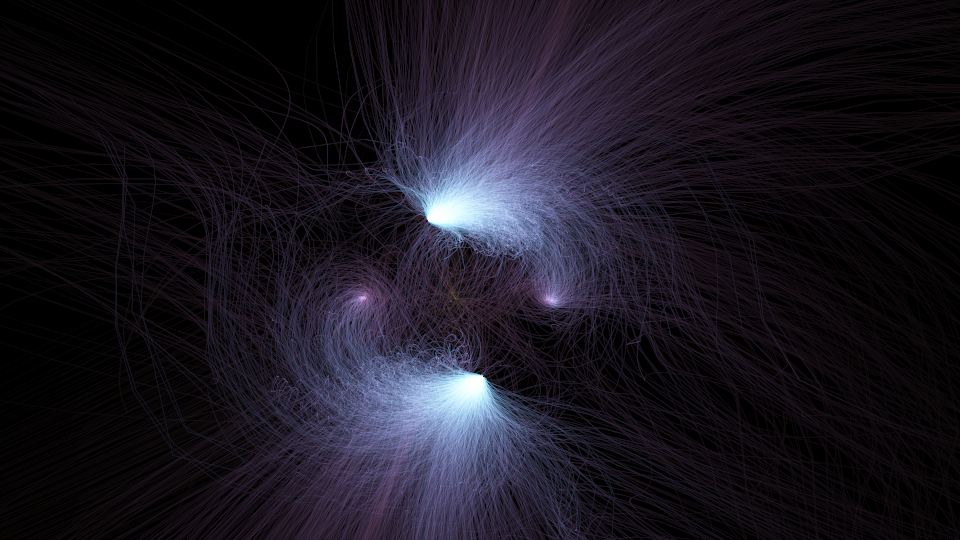

The script that saved this image:
"""The Nebula.

A showpiece: **one solve, every step**.  Where Homotopy Basins photographs *parameter* space --
many solves, one endpoint each -- the Nebula photographs *solution space in transit*.  Take a single
polynomial system with a lot of paths (cyclic-7: 5040 total-degree paths), track every one of them
from t=1 to t=0, keep **every accepted tracker step** along the way, project each C^n sample down to
a plane, and expose all of it onto one additive buffer.  Thousands of translucent trails pile up
into a gas cloud: bright knots where paths converge on solutions, filaments where bundles of paths
shear past the discriminant, voids where nothing travels.

It is a long exposure, and the exposure is literal:

    brightness  =  time spent

Each segment between two tracked samples carries the path-time ``|dt|`` the tracker spent crossing
it, spread evenly along the segment's footprint.  A path that crawls burns bright; a path that
races to infinity leaves a faint comet streak.  Brightness is *dwell*, spatially resolved -- and
because the energy of a segment is fixed regardless of how many samples the tracker chose to leave
on it, the picture is of the **path**, not of the stepper.  Nothing here is a synthetic texture:
every photon is real tracked data.

Channels (all honest)
---------------------
* **position**  -- a fixed complex-linear functional ``l(x) = sum a_k x_k``, plotted as
  ``(Re l, Im l)``.  Choosing ``l`` is this piece's composition knob (gamma was Basins').
* **brightness** -- dwell, as above.
* **colour**    -- temperature by ``log|t|``: cool where the path starts, white-hot in the endgame.
  Flow direction without arrows, and the knots at the solutions come out incandescent.
  (Note that colouring by ``arg l(x)`` would be *degenerate*: position already IS ``(Re l, Im l)``,
  so ``arg l`` is nothing but the screen polar angle -- a pinwheel carrying no information.)

Why the power-series endgame
----------------------------
The Cauchy endgame samples in *circles* around t=0, so ``|t|`` is deliberately multi-sheeted and
non-monotone, and a path's data can teleport back to the endgame boundary.  The power-series endgame
descends radially instead: measured over 5880 cyclic-5/6/7 paths, ``|t|`` is monotone on **every**
path and there are **zero** teleports.  The same lesson was learned the hard way by the Flight
Recorder showpiece (commit 0cbc7567).  It also keeps the piece cheap: under Cauchy, samples/path
explode superlinearly (259 -> 970 -> 11861 for n=5,6,7) and cyclic-7 becomes a ~29-hour render;
under power-series they stay flat (202 -> 462 -> 335) and cyclic-7 is **68 seconds**.

Determinism
-----------
There is a genuine random draw here (the total-degree start system and its gamma), unlike Basins
where every coefficient is exact.  So the seed IS the parameter: ``bertini.random.set_random_seed``
immediately before building, and ``num_threads = 1``.  Serial is not a compromise -- with a Python
observer attached, threading is ~7x *slower* (12 threads convoy on the GIL, one acquire per step).

Regenerated through ``tools/refresh_doc_artifacts.py`` (see that tool).  This is a raster showpiece:
PNG only (the image IS an accumulation buffer; there is no meaningful vector form), so it is exempt
from the tutorial figures' png+svg rule.  It is NOT a doctest -- the docs page embeds the
pre-rendered image.

Run standalone:  python nebula.py
"""

import argparse
import datetime
import os
import time

import numpy as np

import bertini
import bertini.nag_algorithm
from bertini import ZeroDimSolver, SolutionPathCollector

_OUT = os.path.dirname(os.path.abspath(__file__))

# supersampling: expose at SS x the output size, box-downsample for silky filaments
_SS = 2

# a segment whose |t| RATIO to the previous sample exceeds this is a teleport, not a step.
# Power-series never produces one (measured: 0 in 5880 paths), but the Cauchy endgame does -- a jump
# back to the endgame boundary is ~512x, while a legitimate Cauchy chord dips only ~1.95x.  |dt|
# alone CANNOT discriminate: a teleport's |dt| is ~0.0998, inside the max_step_size=0.1 cap.
_TELEPORT_RATIO = 3.0

# subsample spacing along a segment, in pixels, when rasterising the polyline
_STEP_PX = 0.5


# --- the subjects ---------------------------------------------------------------------------------

def cyclic_system(n):
    """The cyclic-n system: n! total-degree paths (cyclic-7 -> 5040).  Highly symmetric."""
    x = [bertini.Variable('x' + str(i)) for i in range(n)]
    y = list(x) + list(x)
    sys_ = bertini.System()
    sys_.add_variable_group(bertini.VariableGroup(x))
    for ii in range(n - 1):
        sys_.add_function(np.sum([np.prod(y[jj:jj + ii + 1]) for jj in range(n)]))
    sys_.add_function(np.prod(x) - 1)
    return sys_


def noon_system(n):
    """Noonburg's neural network: x_i (1 + sum_{j != i} x_j^2) - 1.  3^n paths, not symmetric."""
    x = [bertini.Variable('x' + str(i)) for i in range(n)]
    sys_ = bertini.System()
    sys_.add_variable_group(bertini.VariableGroup(x))
    for i in range(n):
        sys_.add_function(x[i] * (1 + np.sum([x[j]**2 for j in range(n) if j != i])) - 1)
    return sys_


def katsura_system(n):
    """The Katsura-n system: 2^n paths.  A classic, and not symmetric."""
    x = [bertini.Variable('x' + str(i)) for i in range(n + 1)]

    def u(k):
        return x[abs(k)] if abs(k) <= n else None

    sys_ = bertini.System()
    sys_.add_variable_group(bertini.VariableGroup(x))
    for i in range(n):
        terms = [u(j) * u(i - j) for j in range(-n, n + 1)
                 if u(j) is not None and u(i - j) is not None]
        sys_.add_function(np.sum(terms) - u(i))
    sys_.add_function(np.sum([u(j) for j in range(-n, n + 1) if u(j) is not None]) - 1)
    return sys_


def kuramoto_system(n, seed=0):
    """Equilibria of the Kuramoto model: ``n`` coupled oscillators, ``4**(n-1)`` paths.

    The Kuramoto model is how a crowd of oscillators with different natural frequencies pulls
    itself into synchrony -- fireflies flashing together, a power grid locking to 50 Hz.  Its
    equilibria satisfy

        omega_i  -  (K/n) * sum_j sin(theta_i - theta_j)  =  0 ,

    which is not polynomial until you set ``s_i = sin theta_i``, ``c_i = cos theta_i`` and carry
    ``s_i^2 + c_i^2 = 1`` along; then ``sin(theta_i - theta_j) = s_i c_j - c_i s_j`` and the whole
    thing is a square polynomial system.  That algebraization is exactly how the model's equilibria
    have been *counted* by homotopy continuation, so this is a system Bertini is genuinely for.

    Two constraints the mathematics imposes, both load-bearing:

    * **Gauge.** Rotating every phase by the same angle maps equilibria to equilibria, so the
      solution set is positive-dimensional (curves, not points) and a zero-dim solve would be
      meaningless.  Pin the last oscillator at ``theta = 0`` (``s = 0``, ``c = 1``) to quotient the
      symmetry out.
    * **Frequencies must sum to zero**, or no equilibrium exists at all: summing the equations
      kills the coupling term (it is antisymmetric in i, j) and leaves ``sum omega_i = 0``.  So the
      last frequency is *derived*, never drawn.

    The frequencies are exact rationals from a seeded RNG -- generic enough to break every symmetry
    of the system, and exact per the library's coercion doctrine.
    """
    from fractions import Fraction
    rng = np.random.default_rng(seed)
    omega = [Fraction(int(rng.integers(-9, 10)), 10) for _ in range(n - 1)]
    omega.append(-sum(omega))                    # sum omega_i = 0, or there is no equilibrium

    s = [bertini.Variable('s' + str(i)) for i in range(n - 1)]
    c = [bertini.Variable('c' + str(i)) for i in range(n - 1)]
    s_all = list(s) + [0]                        # the gauge: theta_{n-1} = 0
    c_all = list(c) + [1]

    sys_ = bertini.System()
    sys_.add_variable_group(bertini.VariableGroup(s + c))
    coupling = bertini.coefficient(Fraction(1, n))          # K = 1
    for i in range(n - 1):
        interaction = None
        for j in range(n):
            term = s_all[i] * c_all[j] - c_all[i] * s_all[j]
            interaction = term if interaction is None else interaction + term
        sys_.add_function(bertini.coefficient(omega[i]) - coupling * interaction)
    for i in range(n - 1):
        sys_.add_function(s[i]**2 + c[i]**2 - 1)
    return sys_


def stewart_gough_system(seed=0):
    """Forward kinematics of a Stewart-Gough platform: 8192 paths, the classic 40 poses.

    This is the problem numerical algebraic geometry grew up on -- Bertini's own authors wrote the
    book on polynomial systems arising in kinematics.  A Stewart-Gough platform is a rigid plate
    held over a base by six legs of adjustable length (flight simulators, machine tools, telescope
    mounts).  *Inverse* kinematics is trivial: pick a pose, measure the legs.  **Forward**
    kinematics is the hard one -- given the six leg lengths, where is the platform?  The famous
    answer is that a general platform admits **40** poses for the same six lengths, and that count
    was settled by homotopy continuation.

    Unknowns: a unit quaternion ``q`` for the orientation and a translation ``t``, so seven of them.
    Equations: each leg pins a distance, ``|R(q) a_i + t - b_i|^2 = L_i^2``, plus ``|q|^2 = 1``.
    ``R(q)`` is quadratic in ``q``, so each leg equation has total degree 4 and the total-degree
    homotopy tracks ``4**6 * 2 = 8192`` paths for 40 answers -- a ratio that is itself the reason
    the field invented better start systems.

    The leg lengths are not invented: a pose is *chosen* and the lengths are computed from it
    exactly, so the system is guaranteed to have that pose among its solutions.  The chosen
    quaternion is an exact unit quaternion ``(1, 2, 2, 4)/5`` -- a Pythagorean quadruple, since an
    exact rational point on the unit sphere cannot be had by rounding.
    """
    from fractions import Fraction
    rng = np.random.default_rng(seed)

    def frac():
        return Fraction(int(rng.integers(-9, 10)), 5)

    a = [[frac() for _ in range(3)] for _ in range(6)]      # platform joints, in the moving frame
    b = [[frac() for _ in range(3)] for _ in range(6)]      # base joints, in the fixed frame

    # the pose we will hide in the answer: an EXACT unit quaternion (1,2,2,4)/5, |q|^2 = 25/25 = 1
    q_star = [Fraction(1, 5), Fraction(2, 5), Fraction(2, 5), Fraction(4, 5)]
    t_star = [frac() for _ in range(3)]

    def rot(q):
        """R(q) for a UNIT quaternion q, entries quadratic in q.  Works on Fractions or on nodes."""
        w, i, j, k = q
        return [[w*w + i*i - j*j - k*k, 2*(i*j - w*k), 2*(i*k + w*j)],
                [2*(i*j + w*k), w*w - i*i + j*j - k*k, 2*(j*k - w*i)],
                [2*(i*k - w*j), 2*(j*k + w*i), w*w - i*i - j*j + k*k]]

    # the leg lengths, computed EXACTLY from the chosen pose -- so it is genuinely a solution
    R_star = rot(q_star)
    leg_sq = []
    for ai, bi in zip(a, b):
        d = [sum(R_star[r][c] * ai[c] for c in range(3)) + t_star[r] - bi[r] for r in range(3)]
        leg_sq.append(sum(x * x for x in d))

    qv = [bertini.Variable(n) for n in ('q0', 'q1', 'q2', 'q3')]
    tv = [bertini.Variable(n) for n in ('t0', 't1', 't2')]
    sys_ = bertini.System()
    sys_.add_variable_group(bertini.VariableGroup(qv + tv))

    R = rot(qv)
    for ai, bi, Lsq in zip(a, b, leg_sq):
        f = None
        for r in range(3):
            d = R[r][0] * bertini.coefficient(ai[0]) \
                + R[r][1] * bertini.coefficient(ai[1]) \
                + R[r][2] * bertini.coefficient(ai[2]) \
                + tv[r] - bertini.coefficient(bi[r])
            f = d * d if f is None else f + d * d
        sys_.add_function(f - bertini.coefficient(Lsq))
    sys_.add_function(qv[0]**2 + qv[1]**2 + qv[2]**2 + qv[3]**2 - 1)
    return sys_


def mass_action_system(species, reactions, conserved, seed=0):
    """Steady states of a chemical reaction network under mass-action kinetics.

    The polynomials are *derived*, not transcribed: mass action is a fixed rule, so a network
    determines its own system.  For each reaction ``sum_i a_i X_i -> sum_i b_i X_i`` with rate
    constant ``k``, the flux is ``k * prod_i x_i**a_i``, and each species accumulates
    ``dx_i/dt = sum_reactions (b_i - a_i) * flux``.  Steady state sets every ``dx_i/dt = 0``.

    Those equations are never independent: a reaction network conserves things (total enzyme, total
    substrate), so the stoichiometric matrix is rank-deficient and the naive system is singular --
    a positive-dimensional solution set, useless to a zero-dim solver.  For each conservation law
    one ODE must be *replaced* by the corresponding linear conservation equation.  That is what
    ``conserved`` does, and it is what makes the system square and zero-dimensional.

    Parameters
    ----------
    species : list of str
        Species names, in order; they become the variables.
    reactions : list of (dict, dict)
        Each reaction as ``(reactants, products)``, mapping species name -> stoichiometry.  Rate
        constants are drawn as exact rationals from ``seed``.
    conserved : list of (list of str, str)
        Each conservation law as ``(species in the sum, the species whose ODE it replaces)``.  The
        conserved total is drawn as an exact rational.
    seed : int
        Seeds the rate constants and conserved totals.  Exact rationals throughout, per the
        library's coercion doctrine.
    """
    from fractions import Fraction
    rng = np.random.default_rng(seed)
    x = {s: bertini.Variable(s) for s in species}

    def rational():
        return bertini.coefficient(Fraction(int(rng.integers(1, 10)), 10))

    # flux of each reaction: k * prod reactant^stoichiometry
    fluxes = []
    for reactants, _ in reactions:
        flux = rational()
        for s, a in reactants.items():
            for _ in range(a):
                flux = flux * x[s]
        fluxes.append(flux)

    # dx_i/dt = sum_j (b_ij - a_ij) * flux_j
    ode = {s: None for s in species}
    for (reactants, products), flux in zip(reactions, fluxes):
        for s in set(reactants) | set(products):
            net = products.get(s, 0) - reactants.get(s, 0)
            if net == 0:
                continue
            term = net * flux
            ode[s] = term if ode[s] is None else ode[s] + term

    replaced = {victim for _, victim in conserved}
    sys_ = bertini.System()
    sys_.add_variable_group(bertini.VariableGroup([x[s] for s in species]))
    for s in species:
        if s not in replaced and ode[s] is not None:
            sys_.add_function(ode[s])
    for members, _ in conserved:
        total = None
        for s in members:
            total = x[s] if total is None else total + x[s]
        sys_.add_function(total - rational())
    return sys_


def phosphorylation_network(n, seed=0):
    """The n-site distributive sequential phosphorylation network: ``2**(3n)`` paths.

    The workhorse of chemical reaction network theory, and the standard example of
    *multistationarity* -- a cell switch.  A kinase E walks a substrate up the ladder
    ``S_0 -> S_1 -> ... -> S_n`` one phosphate at a time, a phosphatase F walks it back down, and
    each step goes through an enzyme-substrate complex::

        S_i + E <-> ES_i -> S_{i+1} + E        (i = 0 .. n-1)
        S_i + F <-> FS_i -> S_{i-1} + F        (i = 1 .. n)

    Three things are conserved -- total kinase, total phosphatase, total substrate -- so three of
    the ODEs are redundant and are replaced by those conservation laws (see
    :func:`mass_action_system`).  n=3 gives 512 paths, n=4 gives 4096.
    """
    S = ['S{}'.format(i) for i in range(n + 1)]
    ES = ['ES{}'.format(i) for i in range(n)]
    FS = ['FS{}'.format(i + 1) for i in range(n)]
    species = S + ['E', 'F'] + ES + FS

    reactions = []
    for i in range(n):                                  # kinase: S_i + E <-> ES_i -> S_{i+1} + E
        reactions.append(({S[i]: 1, 'E': 1}, {ES[i]: 1}))
        reactions.append(({ES[i]: 1}, {S[i]: 1, 'E': 1}))
        reactions.append(({ES[i]: 1}, {S[i + 1]: 1, 'E': 1}))
    for i in range(1, n + 1):                           # phosphatase: S_i + F <-> FS_i -> S_{i-1} + F
        reactions.append(({S[i]: 1, 'F': 1}, {FS[i - 1]: 1}))
        reactions.append(({FS[i - 1]: 1}, {S[i]: 1, 'F': 1}))
        reactions.append(({FS[i - 1]: 1}, {S[i - 1]: 1, 'F': 1}))

    conserved = [(['E'] + ES, 'E'),                     # total kinase, free + bound
                 (['F'] + FS, 'F'),                     # total phosphatase
                 (S + ES + FS, S[0])]                   # total substrate, in every form
    return mass_action_system(species, reactions, conserved, seed=seed)


def dense_system(num_vars, degree, seed=0):
    """A random dense system: ``degree**num_vars`` paths, no structure and no symmetry at all.

    The note's own suggestion for the true nebula -- a system with nothing special about it.  Every
    coefficient is an EXACT rational drawn from a seeded RNG, per the library's coercion doctrine,
    so the system is reproducible and no float ever reaches the function tree.
    """
    from fractions import Fraction
    rng = np.random.default_rng(seed)
    x = [bertini.Variable('x' + str(i)) for i in range(num_vars)]
    sys_ = bertini.System()
    sys_.add_variable_group(bertini.VariableGroup(x))

    def monomials(d):
        """Every exponent tuple of total degree <= d."""
        out = [()]
        for _ in range(num_vars):
            out = [e + (k,) for e in out for k in range(d + 1) if sum(e) + k <= d]
        return out

    monos = monomials(degree)
    for _ in range(num_vars):
        f = None
        for e in monos:
            if sum(e) > degree:
                continue
            c = bertini.coefficient(Fraction(int(rng.integers(-9, 10)), 10)) \
                + bertini.I * bertini.coefficient(Fraction(int(rng.integers(-9, 10)), 10))
            term = c
            for xi, k in zip(x, e):
                if k:
                    term = term * xi**k
            f = term if f is None else f + term
        sys_.add_function(f)
    return sys_


_SYSTEMS = {
    'cyclic5': (lambda: cyclic_system(5), 'cyclic-5', 120),
    'cyclic6': (lambda: cyclic_system(6), 'cyclic-6', 720),
    'cyclic7': (lambda: cyclic_system(7), 'cyclic-7', 5040),
    'noon6': (lambda: noon_system(6), 'noonburg-6', 729),
    'katsura8': (lambda: katsura_system(8), 'katsura-8', 256),
    'kuramoto5': (lambda: kuramoto_system(5), 'Kuramoto, 5 oscillators', 256),
    'kuramoto6': (lambda: kuramoto_system(6), 'Kuramoto, 6 oscillators', 1024),
    'kuramoto7': (lambda: kuramoto_system(7), 'Kuramoto, 7 oscillators', 4096),
    'phos3': (lambda: phosphorylation_network(3), '3-site phosphorylation', 512),
    'phos4': (lambda: phosphorylation_network(4), '4-site phosphorylation', 4096),
    'stewart': (lambda: stewart_gough_system(), 'Stewart-Gough platform', 8192),
    'dense2': (lambda: dense_system(2, 24), 'dense random 2-var deg-24', 576),
    'dense3': (lambda: dense_system(3, 9), 'dense random 3-var deg-9', 729),
}


# --- the engine: one solve, every step ------------------------------------------------------------

class _Camera(SolutionPathCollector):
    """Streaming meta-observer: compact each finished path to numpy, then drop it.

    ``SolutionPathCollector`` spins up a ``PathDataCollector`` per path on ``PathStarted`` and
    harvests it on ``PathComplete`` -- capturing EVERY path the solver starts, whatever its
    outcome.  Left alone it holds all of them to the end; cyclic-7's 1.7M samples as Python lists
    of boxed complexes would be gigabytes.  So subclass it (the attach/detach dance and its
    re-entrancy rules are subtle and already correct) and drain ``series`` as it fills: memory
    stays O(one path).

    The splat deliberately does NOT happen here.  Observers re-acquire the GIL on every event, so
    any real work in ``Observe`` serialises; compacting is cheap, rendering is not.
    """

    def __init__(self):
        super().__init__()
        self.points = []        # list of (n_k, n_vars+1) complex64, homogeneous
        self.times = []         # list of (n_k,) complex128

    def Observe(self, event):
        super().Observe(event)                 # the base does all the tracker attach/detach work
        while self.series:
            c = self.series.pop()
            self.points.append(c.points().astype(np.complex64))
            self.times.append(c.times())


def track(system_name, seed=2, max_step_size=None, mptype='double', endgame='powerseries'):
    """Solve once and keep every accepted step of every path.

    Parameters
    ----------
    system_name : str
        A key of :data:`_SYSTEMS`.
    seed : int
        The random seed.  This is the piece's only entropy: the total-degree start system and its
        gamma are drawn from it.  Set immediately before building -- a previous solve advances the
        RNG state and would change the picture.
    max_step_size : str or None
        Cap on the tracker's step size, as an EXACT rational -- pass a string ("0.005"), never a
        float.  Smaller caps sample the same path more finely (the mathematics is unchanged, and
        the dwell weighting is invariant to sampling density); ``None`` keeps the default 0.1.
    mptype : str
        ``'double'`` (fast, for prototyping) or ``'adaptive'``.
    endgame : str
        ``'powerseries'`` -- see the module docstring on why not Cauchy.

    Returns
    -------
    dict
        The cache: ``points`` (n_samples, n_vars+1) complex64 homogeneous coordinates, ``times``
        (n_samples,) complex128, ``path_id`` (n_samples,) int32, plus provenance.
    """
    build, label, _ = _SYSTEMS[system_name]
    bertini.random.set_random_seed(seed)
    bertini.recording(False)                   # millions of throwaway samples: do not archive them
    solver = ZeroDimSolver(build(), mptype=mptype, endgame=endgame)
    cfg = solver.get_config(bertini.nag_algorithm.ZeroDimConfig)
    cfg.num_threads = 1                        # serial: deterministic, and faster than threading here
    solver.set_config(cfg)
    if max_step_size is not None:
        solver.get_tracker().configure(stepping={'max_step_size': max_step_size})

    cam = _Camera()
    solver.add_observer(cam)
    t0 = time.perf_counter()
    solver.solve()
    dt = time.perf_counter() - t0

    path_id = np.concatenate([np.full(len(t), i, dtype=np.int32)
                              for i, t in enumerate(cam.times)])
    cache = dict(points=np.concatenate(cam.points), times=np.concatenate(cam.times),
                 path_id=path_id, system=system_name, label=label, seed=seed,
                 mptype=mptype, endgame=endgame,
                 max_step_size=str(max_step_size), n_paths=len(cam.times),
                 n_solutions=len(solver.finite_solutions()), seconds=dt)
    print(f'  tracked {cache["n_paths"]} paths, {len(path_id):,} samples, '
          f'{cache["n_solutions"]} finite solutions, {dt:.1f}s')
    return cache


def save_cache(cache, path):
    """Write a tracked cache to an .npz.  Tracking is the expensive part; rendering is not."""
    np.savez_compressed(path, **cache)
    print('  cached', path)


def load_cache(path):
    """Read a cache written by :func:`save_cache`."""
    z = np.load(path, allow_pickle=False)
    return {k: (z[k] if z[k].ndim else z[k].item()) for k in z.files}


# --- projection: C^n -> the plane -----------------------------------------------------------------
#
# These coefficients are applied POST-HOC, to tracked data, at render time.  They are part of the
# camera, not of the homotopy -- so unlike every other showpiece's constants they need not be exact
# values.  No node ever sees them.

def ell_dft(n, j):
    """The j-th cyclic character, ``a_k = exp(2 pi i j k / n)``.

    For cyclic-n this is an eigenvector of the cyclic shift, so the *solution set* maps to itself
    under rotation by 2 pi / n.  The paths are not symmetric though -- the start system and gamma
    break it -- so expect a near-mandala rather than an exact one.
    """
    return np.exp(2j * np.pi * j * np.arange(n) / n)


def ell_random(n, seed=0):
    """Generic unit coefficients: a projection that respects no symmetry of the system."""
    rng = np.random.default_rng(seed)
    return np.exp(2j * np.pi * rng.random(n))


def ell_order(nvars):
    """The Kuramoto **order parameter**, ``r e^{i psi} = (1/N) sum_j e^{i theta_j}``.

    The one projection in this file that is not a choice.  In the ``(s, c)`` coordinates
    ``e^{i theta_j} = c_j + i s_j``, so the order parameter -- the physical measure of how
    synchronised the oscillators are, ``r = 1`` locked and ``r = 0`` incoherent -- is *exactly a
    complex-linear functional of the variables*.  Projecting along it means the frame IS
    synchronisation space, and every trail is a path's journey toward (or away from) sync.

    The pinned oscillator contributes a constant ``1/N``, which merely translates the picture; the
    window's centre absorbs it.
    """
    n_osc = nvars // 2 + 1                       # nvars = 2 * (n_osc - 1) after the gauge
    a = np.zeros(nvars, dtype=complex)
    a[:n_osc - 1] = 1j / n_osc                   # the s_j
    a[n_osc - 1:] = 1.0 / n_osc                  # the c_j
    return a


_PROJECTIONS = {
    'order': ell_order,
    'dft1': lambda n: ell_dft(n, 1),
    'dft2': lambda n: ell_dft(n, 2),
    'dft3': lambda n: ell_dft(n, 3),
    'coord0': lambda n: np.eye(n, dtype=complex)[0],
    'random0': lambda n: ell_random(n, 0),
    'random1': lambda n: ell_random(n, 1),
}


def project(cache, ell):
    """Dehomogenize and apply ``l(x)``.  Returns the complex screen coordinate per sample.

    The solver homogenizes and patches, so the cached points carry a homogenizing coordinate in
    column 0 and are *bounded*; dividing it out here is what lets divergers fly off frame instead
    of overflowing the cache.  Paths that reach infinity drive that coordinate to zero, which
    yields inf/nan -- masked at splat time, not patched over.
    """
    pts = cache['points']
    with np.errstate(divide='ignore', invalid='ignore'):
        aff = pts[:, 1:] / pts[:, 0][:, None]
    return aff @ ell


# --- the exposure ---------------------------------------------------------------------------------

def _segment_energy(cache):
    """Per-segment path-time ``|dt|``, and a mask of which segments are real.

    A segment joins samples k and k+1 of the SAME path.  Rejected: cross-path joins, zero-energy
    steps, and teleports -- a solver reuses one tracker for the main track and the endgame
    sub-tracks, so a path's data is a concatenation and can jump.  Power-series never jumps
    (measured), but guard anyway; the guard is free and the failure is spectacular (a full-frame
    streak carrying the largest energy in the image).
    """
    t = cache['times']
    pid = cache['path_id']
    at = np.abs(t)
    energy = np.abs(np.diff(t))
    same = pid[1:] == pid[:-1]
    not_teleport = at[1:] <= _TELEPORT_RATIO * np.maximum(at[:-1], 1e-300)
    return energy, same & not_teleport & (energy > 0)


_RAMP = np.array([[1.00, 1.00, 0.95],                     # white-hot: arriving at the solution
                  [1.00, 0.62, 0.20],                     # orange
                  [0.85, 0.25, 0.75],                     # violet
                  [0.35, 0.35, 1.00],                     # blue
                  [0.13, 0.60, 1.00]])                    # cool: t = 1, the start system


# log10|t| stops for the ramp above.  These are FIXED, not fitted to the data, and that is
# deliberate -- it is the one tuning decision this piece really has, and it was made by looking.
#
# Measured on cyclic-7: 95% of the *energy* lies in log|t| in [-1.9, 0] (the endgame carries 24% of
# the samples but only 8.4% of the dwell).  The tempting move is to spread the five stops across
# that bulk so the whole ramp gets used.  Do not: it makes the picture WORSE.  Additive blending
# sums the hues that overlap in a pixel, so spreading the bulk across white/orange/violet/blue
# blends thousands of crossing trails into beige mud.  Coherence beats coverage.  Keep the bulk of
# the dwell inside ONE cool family (here [-1.5, 0] -> violet..cyan, so the main track is coloured
# but never muddy) and spend the warm end on the endgame alone, which is spatially concentrated at
# the solutions and so stays vivid instead of averaging out.
_TEMP_STOPS = np.array([-5.0, -3.0, -1.5, -0.7, 0.0])


def _temperature(logt, stops=_TEMP_STOPS):
    """Colour by ``log|t|``: cool where paths start, white-hot in the endgame.

    Coherent under additive blending -- thousands of *hues* would sum to grey, but a temperature
    ramp sums to a hotter temperature, which is what a long exposure of converging paths should do.
    Below the first stop (the deep endgame) everything clips to white-hot, which is where the knots
    at the solutions come from.
    """
    x = np.clip(logt, stops[0], stops[-1])
    return np.stack([np.interp(x, stops, _RAMP[:, k]) for k in range(3)], axis=-1)


def _phase_hue(cache, ok, ell2, value=1.0):
    """Hue from ``arg l2(x)`` for a SECOND, independent projection ``l2``.

    Not ``arg l(x)``: position already IS ``(Re l, Im l)``, so ``arg l`` is nothing but the screen
    polar angle -- a pinwheel that carries no information at all.  An independent ``l2`` is a
    genuinely different direction in C^n, invisible in the projection, and it varies smoothly along
    a path, so trails come out as coherent bands of colour rather than noise.
    """
    import matplotlib.colors as mcolors
    z2 = project(cache, ell2)[:-1][ok]
    hue = (np.angle(z2) / (2 * np.pi)) % 1.0
    hsv = np.stack([hue, np.full_like(hue, 0.85), np.full_like(hue, value)], axis=-1)
    return mcolors.hsv_to_rgb(hsv)


def _clip_to_frame(u0, v0, u1, v1, w, h):
    """Liang-Barsky: clip each segment to the frame, returning the surviving [s0, s1] fractions.

    Essential, not cosmetic: a diverger's segment can be a million pixels long, and subdividing it
    before clipping would allocate millions of subsamples for a line that crosses a few. Energy is
    uniform per unit length, so a clipped segment keeps energy * (s1 - s0) -- the photons that left
    the frame are simply lost, as in any camera.
    """
    du, dv = u1 - u0, v1 - v0
    s0 = np.zeros_like(u0)
    s1 = np.ones_like(u0)
    for p, q in ((-du, u0 - 0), (du, w - u0), (-dv, v0 - 0), (dv, h - v0)):
        with np.errstate(divide='ignore', invalid='ignore'):
            r = np.where(p != 0, q / p, np.inf)
        enter = (p < 0)
        s0 = np.where(enter, np.maximum(s0, r), s0)
        s1 = np.where(p > 0, np.minimum(s1, r), s1)
        # p == 0 and q < 0: the segment is parallel to and outside this edge
        s1 = np.where((p == 0) & (q < 0), -1.0, s1)
    return s0, s1


def _deposit(buf, uu, vv, weight, rgb):
    """Bilinear (anti-aliased) point splat of weighted photons into an (h, w, 3) buffer."""
    h, w = buf.shape[:2]
    x, y = uu - 0.5, vv - 0.5
    x0 = np.floor(x).astype(np.int64)
    y0 = np.floor(y).astype(np.int64)
    fx, fy = x - x0, y - y0
    for dx in (0, 1):
        for dy in (0, 1):
            xi, yi = x0 + dx, y0 + dy
            a = weight * (fx if dx else 1 - fx) * (fy if dy else 1 - fy)
            ok = (xi >= 0) & (xi < w) & (yi >= 0) & (yi < h) & (a > 0) & np.isfinite(a)
            if not ok.any():
                continue
            flat = yi[ok] * w + xi[ok]
            for ch in range(3):
                buf[..., ch] += np.bincount(flat, weights=a[ok] * rgb[ok, ch],
                                            minlength=h * w).reshape(h, w)


def _splat_segments(buf, u0, v0, du, dv, energy, rgb):
    """Subdivide each segment along its footprint and deposit its energy.

    ``m = max(1, ceil(L / step))`` subsamples each carry ``E/m``, so the sum is exactly ``E`` for
    any length -- long segments spread to ``E/L`` per pixel (dwell per unit length = 1/speed),
    sub-pixel segments dump all of ``E`` into one pixel with no ``1/L -> inf`` singularity.
    """
    L = np.hypot(du, dv)
    m = np.maximum(1, np.ceil(L / _STEP_PX)).astype(np.int64)
    seg = np.repeat(np.arange(len(m)), m)                       # which segment each subsample is on
    off = np.arange(int(m.sum())) - np.repeat(np.cumsum(m) - m, m)
    f = (off + 0.5) / m[seg]
    _deposit(buf, u0[seg] + du[seg] * f, v0[seg] + dv[seg] * f,
             energy[seg] / m[seg], rgb[seg])


def expose(cache, ell, center, halfwidth, w, h, color='temperature', ell2=None):
    """The long exposure: splat every tracked segment into an (h, w, 3) float buffer.

    Each segment deposits its path-time energy ``E = |dt|``, spread evenly over
    ``m = max(1, ceil(L / step))`` subsamples along its rasterised footprint.  The sum over the
    subsamples is exactly ``E`` for any length, so:

    * long segments  -> ``E/L`` per pixel = dwell per unit length = 1/speed.  A literal long
      exposure of a moving particle.
    * sub-pixel segments (the endgame) -> ``m = 1``, all of ``E`` in one pixel.  No ``1/L -> inf``
      singularity: the pixel is the sensor, and motion below it is not resolvable.

    Subdividing is line rasterisation -- the geometry we already asserted by drawing a polyline
    through the samples, exactly as the Loom draws ribbons between its samples.  It invents no
    tracked data.  The energy is conserved regardless, which is what ``--selftest`` checks.
    """
    z = project(cache, ell)
    energy, ok = _segment_energy(cache)

    halfheight = halfwidth * h / w
    u = (z.real - (center[0] - halfwidth)) / (2 * halfwidth) * w
    v = (z.imag - (center[1] - halfheight)) / (2 * halfheight) * h

    u0, u1 = u[:-1], u[1:]
    v0, v1 = v[:-1], v[1:]
    ok = ok & np.isfinite(u0) & np.isfinite(u1) & np.isfinite(v0) & np.isfinite(v1)

    s0, s1 = _clip_to_frame(u0, v0, u1, v1, w, h)
    ok = ok & (s1 > s0)
    if not ok.any():
        return np.zeros((h, w, 3)), 0.0

    u0, u1, v0, v1 = u0[ok], u1[ok], v0[ok], v1[ok]
    s0, s1, E = s0[ok], s1[ok], energy[ok]
    du, dv = u1 - u0, v1 - v0
    # the surviving piece of each segment, and the share of its energy that piece carries
    cu0, cv0 = u0 + du * s0, v0 + dv * s0
    cdu, cdv = du * (s1 - s0), dv * (s1 - s0)
    E = E * (s1 - s0)

    logt = np.log10(np.maximum(np.abs(cache['times'][:-1][ok]), 1e-300))
    if color == 'temperature':
        rgb = _temperature(logt)
    elif color == 'phase2':
        rgb = _phase_hue(cache, ok, ell2)
    elif color == 'both':
        # hue from the independent direction, brightened toward white as the endgame closes in
        hot = np.clip((logt - _TEMP_STOPS[2]) / (_TEMP_STOPS[0] - _TEMP_STOPS[2]), 0, 1)
        rgb = _phase_hue(cache, ok, ell2) * (1 - hot)[:, None] + hot[:, None]
    else:
        raise ValueError(f'unknown colour mode {color!r}')

    buf = np.zeros((h, w, 3))
    _splat_segments(buf, cu0, cv0, cdu, cdv, E, rgb)
    # what the buffer SHOULD total if every photon landed: each segment writes E into 3 channels
    # scaled by its colour, so the expectation carries the colour weights too.
    return buf, float((E * rgb.sum(axis=1)).sum())


# --- rendering ------------------------------------------------------------------------------------

def _downsample(img, factor):
    """Box-average downsample of an (h, w, 3) image by an integer factor."""
    h, w = img.shape[:2]
    return img[:h - h % factor, :w - w % factor]\
        .reshape(h // factor, factor, w // factor, factor, -1).mean(axis=(1, 3))


def tone_map(buf, exposure=4.0, gamma=1.8, ss=_SS):
    """The HDR curve.  The accumulation IS the bloom; no bloom pass is needed.

    Downsample in LINEAR light first, so ``exposure`` means the same thing at any resolution, then
    ``1 - exp(-k*b)`` -- the classic film response, which is why the long exposure is literal.  Each
    channel saturates at its own rate, so the hottest knots bleach to white on their own.
    """
    img = _downsample(buf, ss)
    lit = img[img > 0]
    scale = np.percentile(lit, 99.5) if lit.size else 1.0
    img = 1 - np.exp(-exposure * img / max(scale, 1e-30))
    return np.clip(img ** (1 / gamma), 0, 1)


def render(cache, ell, center, halfwidth, w, h, out_png, exposure=4.0, gamma=1.8):
    """Expose, tone-map, write.  Returns the image."""
    import matplotlib.image as mimage
    buf, _ = expose(cache, ell, center, halfwidth, w * _SS, h * _SS)
    img = tone_map(buf, exposure=exposure, gamma=gamma)
    mimage.imsave(out_png, img, origin='lower')
    print('  wrote', out_png)
    return img


def suggest_window(cache, ell, quantile=99.0):
    """A dwell-weighted window for a projection: where do the photons actually land?

    Weight by energy, or the divergers -- which travel furthest and dwell least -- drag the frame
    out to infinity.  Prints a suggestion to paste in as a literal constant; auto-windowing at
    render time would make a committed PNG depend on run-to-run data.
    """
    z = project(cache, ell)
    energy, ok = _segment_energy(cache)
    ok = ok & np.isfinite(z[:-1])
    zz, ee = z[:-1][ok], energy[ok]
    order = np.argsort(np.abs(zz))
    cw = np.cumsum(ee[order]) / ee.sum()
    r = np.abs(zz[order][np.searchsorted(cw, quantile / 100.0)])
    cen = np.average(zz[order][cw <= quantile / 100.0].real), \
        np.average(zz[order][cw <= quantile / 100.0].imag)
    return (round(float(cen[0]), 3), round(float(cen[1]), 3)), round(float(r), 3)


# --- prototyping ----------------------------------------------------------------------------------

_PROTO = os.path.expanduser('~/nebula_prototype_images')


def _stamp(name):
    """A datetime-stamped path in the prototype image record."""
    os.makedirs(_PROTO, exist_ok=True)
    ts = datetime.datetime.now().strftime('%Y%m%d-%H%M%S')
    return os.path.join(_PROTO, f'{name}_{ts}.png')


def scout(system_name='cyclic5', seed=2, w=480, h=270, max_step_size=None):
    """Contact sheet: ONE solve, every projection.

    The tracked data does not depend on ``l`` -- that is the whole point of caching the track -- so
    a single solve renders every candidate projection.  Each panel is captioned and the sheet is
    stamped into the prototype record.
    """
    import matplotlib
    matplotlib.use('Agg')
    import matplotlib.pyplot as plt

    print(f'scouting {system_name}:')
    cache = track(system_name, seed=seed, max_step_size=max_step_size)
    n = cache['points'].shape[1] - 1

    keys = list(_PROJECTIONS)
    cols = 3
    rows = (len(keys) + cols - 1) // cols
    fig, axes = plt.subplots(rows, cols, figsize=(4.5 * cols, 2.7 * rows), facecolor='#05060a')
    for ax, key in zip(np.ravel(axes), keys):
        ell = _PROJECTIONS[key](n)
        center, halfwidth = suggest_window(cache, ell)
        buf, _ = expose(cache, ell, center, halfwidth, w * _SS, h * _SS)
        ax.imshow(tone_map(buf), origin='lower')
        ax.set_title(f'{key}   center={center} halfwidth={halfwidth}',
                     color='#c9d3e0', fontsize=8)
        print(f'  {key:8} center={center} halfwidth={halfwidth}')
    for ax in np.ravel(axes):
        ax.set_xticks([]); ax.set_yticks([])
    fig.suptitle(f'{cache["label"]}  --  {cache["n_paths"]} paths, '
                 f'{len(cache["path_id"]):,} samples, seed {seed}', color='#e8eef7')
    out = _stamp(f'scout_{system_name}')
    fig.savefig(out, dpi=110, facecolor='#05060a', bbox_inches='tight')
    plt.close(fig)
    print('  wrote', out)
    return cache


def selftest(system_name='cyclic5'):
    """Assert the exposure conserves energy -- the sharpest invariant this piece has.

    Every photon in the buffer is some segment's path-time.  Two checks:

    1. **Synthetic, strictly interior**: conservation must be EXACT (to float tolerance).  This
       isolates the subdivision and the bilinear deposit from any real-data effect.  Segments of
       wildly different lengths -- including sub-pixel ones -- must all conserve.
    2. **Real tracked data**: the buffer will fall slightly short, because a bilinear splat at the
       frame border drops the neighbours that lie outside it.  That is honest photon loss (a camera
       does the same), so it is reported, not asserted away.
    """
    rng = np.random.default_rng(0)
    h, w = 64, 96
    n = 400
    u0 = rng.uniform(8, w - 8, n)
    v0 = rng.uniform(8, h - 8, n)
    ang = rng.uniform(0, 2 * np.pi, n)
    length = 10 ** rng.uniform(-1.5, 1.2, n)          # 0.03 px (sub-pixel) .. 16 px
    du, dv = length * np.cos(ang), length * np.sin(ang)
    E = rng.uniform(0.1, 5.0, n)
    rgb = rng.uniform(0.2, 1.0, (n, 3))
    buf = np.zeros((h, w, 3))
    _splat_segments(buf, u0, v0, du, dv, E, rgb)
    want = float((E * rgb.sum(axis=1)).sum())
    got = float(buf.sum())
    print(f'  synthetic: want {want:.9f}, got {got:.9f}, rel err {abs(got - want) / want:.2e}')
    assert abs(got - want) / want < 1e-9, 'the splat does not conserve energy'
    assert (m := (length < 1).sum()) > 0, 'test needs sub-pixel segments to be meaningful'
    print(f'             ({m} of {n} segments were sub-pixel)')

    cache = track(system_name, seed=2)
    ell = _PROJECTIONS['dft1'](cache['points'].shape[1] - 1)
    center, halfwidth = suggest_window(cache, ell)
    buf, expected = expose(cache, ell, center, halfwidth, 480, 270)
    got = float(buf.sum())
    print(f'  tracked  : want {expected:.6f}, got {got:.6f}, '
          f'{100 * (1 - got / expected):.3f}% lost at the frame border')
    assert got <= expected * (1 + 1e-9), 'the exposure created energy from nowhere'
    assert got > expected * 0.9, 'the exposure lost more than 10% -- that is not border loss'
    print('  PASS')


def main():
    p = argparse.ArgumentParser(description=__doc__.split('\n')[0])
    p.add_argument('--scout', metavar='SYSTEM', nargs='?', const='cyclic5',
                   help='render a projection contact sheet from one solve')
    p.add_argument('--selftest', action='store_true', help='assert the exposure conserves energy')
    p.add_argument('--seed', type=int, default=2)
    p.add_argument('--max-step-size', default=None,
                   help='exact rational as a string, e.g. "0.005"')
    args = p.parse_args()

    if args.selftest:
        selftest()
    elif args.scout:
        scout(args.scout, seed=args.seed, max_step_size=args.max_step_size)
    else:
        print('the hero frame is not chosen yet; use --scout')


if __name__ == '__main__':
    main()
